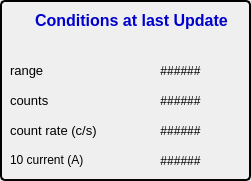
  <widget class="QGroupBox" name="groupBox_4">
   <property name="geometry">
    <rect>
     <x>10</x>
     <y>260</y>
     <width>251</width>
     <height>181</height>
    </rect>
   </property>
   <property name="styleSheet">
    <string notr="true">QGroupBox { 
     border: 2px solid black; 
     border-radius: 5px; 
 } </string>
   </property>
   <property name="title">
    <string/>
   </property>
   <widget class="QLabel" name="label_6">
    <property name="geometry">
     <rect>
      <x>35</x>
      <y>10</y>
      <width>211</width>
      <height>21</height>
     </rect>
    </property>
    <property name="font">
     <font>
      <pointsize>12</pointsize>
      <weight>75</weight>
      <bold>true</bold>
     </font>
    </property>
    <property name="text">
     <string>&lt;html&gt;&lt;head/&gt;&lt;body&gt;&lt;p&gt;&lt;span style=&quot; color:#0000cc;&quot;&gt;Conditions at last Update &lt;/span&gt;&lt;/p&gt;&lt;/body&gt;&lt;/html&gt;</string>
    </property>
   </widget>
   <widget class="QLabel" name="label_114">
    <property name="geometry">
     <rect>
      <x>10</x>
      <y>60</y>
      <width>61</width>
      <height>21</height>
     </rect>
    </property>
    <property name="font">
     <font>
      <pointsize>10</pointsize>
     </font>
    </property>
    <property name="styleSheet">
     <string notr="true">color: rgb(0, 0, 0)</string>
    </property>
    <property name="text">
     <string>&lt;html&gt;&lt;head/&gt;&lt;body&gt;&lt;p&gt;range&lt;/p&gt;&lt;/body&gt;&lt;/html&gt;</string>
    </property>
   </widget>
   <widget class="QLabel" name="label_115">
    <property name="geometry">
     <rect>
      <x>10</x>
      <y>90</y>
      <width>61</width>
      <height>21</height>
     </rect>
    </property>
    <property name="font">
     <font>
      <pointsize>10</pointsize>
     </font>
    </property>
    <property name="styleSheet">
     <string notr="true">color: rgb(0, 0, 0)</string>
    </property>
    <property name="text">
     <string>&lt;html&gt;&lt;head/&gt;&lt;body&gt;&lt;p&gt;counts&lt;/p&gt;&lt;/body&gt;&lt;/html&gt;</string>
    </property>
   </widget>
   <widget class="QLabel" name="label_116">
    <property name="geometry">
     <rect>
      <x>10</x>
      <y>120</y>
      <width>91</width>
      <height>21</height>
     </rect>
    </property>
    <property name="font">
     <font>
      <pointsize>10</pointsize>
     </font>
    </property>
    <property name="styleSheet">
     <string notr="true">color: rgb(0, 0, 0)</string>
    </property>
    <property name="text">
     <string>&lt;html&gt;&lt;head/&gt;&lt;body&gt;&lt;p&gt;count rate (c/s)&lt;/p&gt;&lt;/body&gt;&lt;/html&gt;</string>
    </property>
   </widget>
   <widget class="QLabel" name="label_117">
    <property name="geometry">
     <rect>
      <x>10</x>
      <y>150</y>
      <width>91</width>
      <height>21</height>
     </rect>
    </property>
    <property name="font">
     <font>
      <pointsize>9</pointsize>
     </font>
    </property>
    <property name="styleSheet">
     <string notr="true">color: rgb(0, 0, 0)</string>
    </property>
    <property name="text">
     <string>&lt;html&gt;&lt;head/&gt;&lt;body&gt;&lt;p&gt;10 current (A)&lt;/p&gt;&lt;/body&gt;&lt;/html&gt;</string>
    </property>
   </widget>
   <widget class="caLabel" name="calabel_2">
    <property name="geometry">
     <rect>
      <x>120</x>
      <y>60</y>
      <width>121</width>
      <height>21</height>
     </rect>
    </property>
    <property name="text">
     <string>######</string>
    </property>
    <property name="alignment">
     <set>Qt::AlignCenter</set>
    </property>
    <property name="channel" stdset="0">
     <string notr="true">9idcUSX:pd01:seq02:lurange</string>
    </property>
   </widget>
   <widget class="caLabel" name="calabel_4">
    <property name="geometry">
     <rect>
      <x>120</x>
      <y>90</y>
      <width>121</width>
      <height>21</height>
     </rect>
    </property>
    <property name="text">
     <string>######</string>
    </property>
    <property name="alignment">
     <set>Qt::AlignCenter</set>
    </property>
    <property name="channel" stdset="0">
     <string notr="true">$(P)$(H)$(F)lucounts</string>
    </property>
   </widget>
   <widget class="caLabel" name="calabel_5">
    <property name="geometry">
     <rect>
      <x>120</x>
      <y>120</y>
      <width>121</width>
      <height>21</height>
     </rect>
    </property>
    <property name="text">
     <string>######</string>
    </property>
    <property name="alignment">
     <set>Qt::AlignCenter</set>
    </property>
    <property name="channel" stdset="0">
     <string notr="true">$(P)$(H)$(F)lurate</string>
    </property>
   </widget>
   <widget class="caLabel" name="calabel_3">
    <property name="geometry">
     <rect>
      <x>120</x>
      <y>150</y>
      <width>121</width>
      <height>21</height>
     </rect>
    </property>
    <property name="text">
     <string>######</string>
    </property>
    <property name="alignment">
     <set>Qt::AlignCenter</set>
    </property>
    <property name="channel" stdset="0">
     <string notr="true">$(P)$(H)$(F)lucurrent</string>
    </property>
   </widget>
  </widget>
